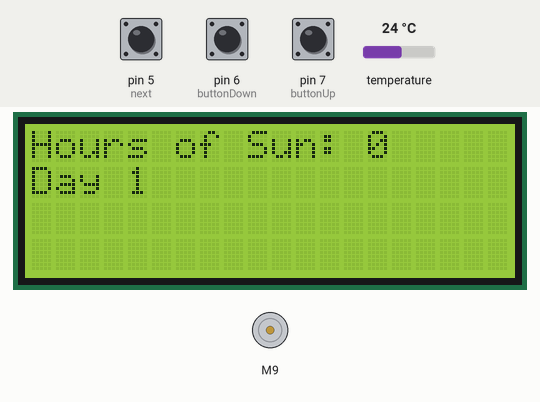
Recording of a sketch running on a simulated Arduino Uno, built with avr-gcc and run on an emulated ATmega328P. Parts: DC motor (green arrow = forward, orange = backward, longer = faster), 20×4 character LCD. The inputs (shaded band) are chosen by the test bench; at power-on: pin 5 (next) LOW, pin 6 (buttonDown) LOW, pin 7 (buttonUp) LOW, temperature 24 °C. The local clock reads 2024-03-15 10:24:30 at power-on unless the sketch sets it; what the sketch prints to the serial monitor is not drawn.

Above: at 17.3 s.
17.4 s: pin 5 (next) pulled HIGH for 1 s
At 19.5 s:
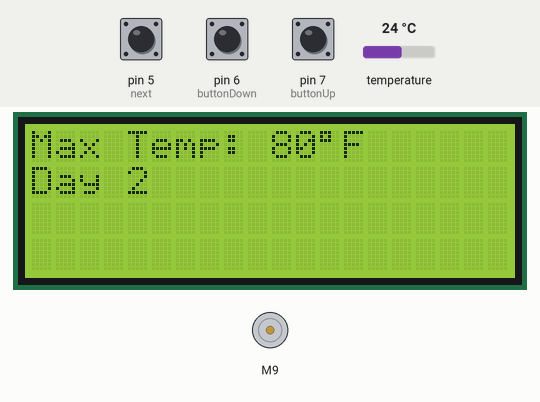
20.1 s: pin 6 (buttonDown) pulled HIGH for 3.2 s
At 24.5 s:
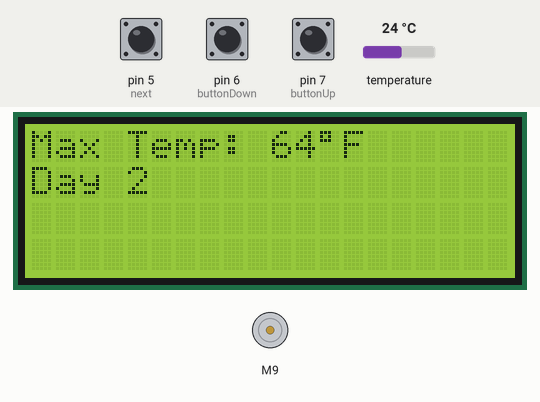
24.8 s: pin 5 (next) pulled HIGH for 0.15 s
At 26.3 s:
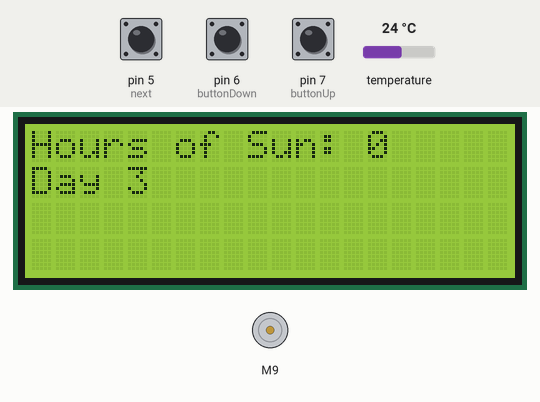
26.7 s: pin 7 (buttonUp) pulled HIGH for 0.15 s
At 28.1 s:
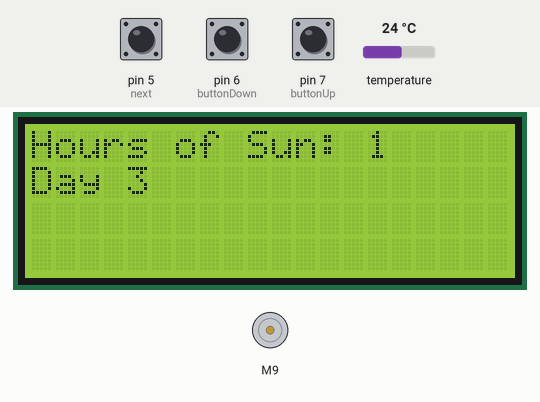
28.4 s: pin 6 (buttonDown) pulled HIGH for 1 s
At 28.7 s:
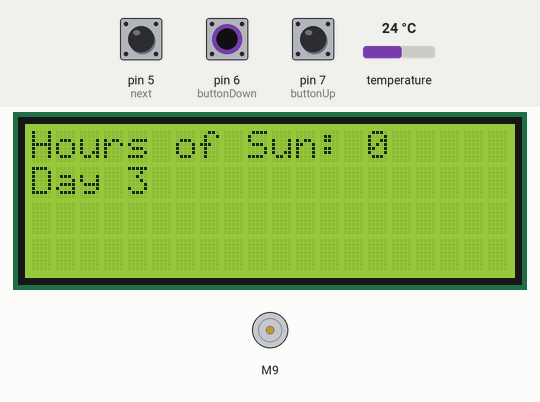
30.9 s: pin 7 (buttonUp) pulled HIGH for 3.2 s
At 32.63 s:
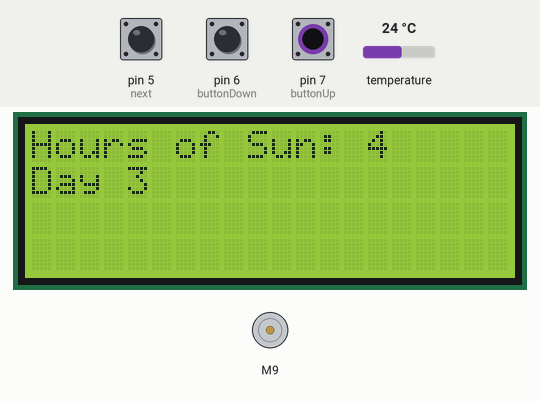
Timing chart, 0 to 34.1 s (numbered marks = the images above; inputs shaded):
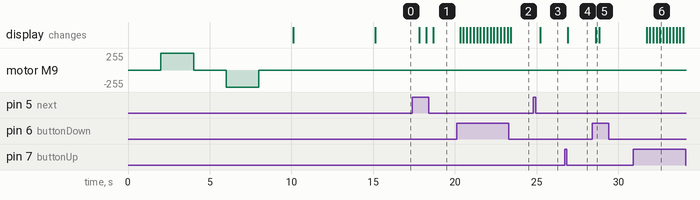

The sketch:

Integrated.ino
```cpp
#include <LiquidCrystal_I2C.h>
#include <Wire.h>
#include <Adafruit_MLX90614.h>
#include <RTClib.h>
#include <SparkFun_TB6612.h>

LiquidCrystal_I2C lcd(0x27, 20, 4); // Display
Adafruit_MLX90614 mlx = Adafruit_MLX90614(); // Temp
RTC_DS1307 rtc; // Clock

int sunExp = 0;
int maxTemp = 80;
int mode = 0;

int count = 0;
int sun[7];
int temps[7];

int buttonUp = 7;
int buttonDown = 6;
int next = 5;

#define AIN1 9
#define AIN2 10
#define PWMA 11
#define STBY 8

const int offsetA = 1;

Motor motor1 = Motor(AIN1, AIN2, PWMA, offsetA, STBY);

void setup() {
  // Begin Serial Monitor
  Serial.begin(9600);

  // Initalize Temperature Sensor
  mlx.begin();
  getTempTest(); // test

  // Initalize Clock Module
  Wire.begin();
  rtc.begin();
  rtc.adjust(DateTime(F(__DATE__), F(__TIME__))); // set current date + time
  getTime();

  // Initalize Motors
  motorTest();

  // ETC
  pinMode(buttonUp, INPUT);
  pinMode(buttonDown, INPUT);
  pinMode(next, INPUT);
  lcd.init();
  lcd.backlight();
  lcd.setCursor(0, 0);
  lcd.print("Welcome to");
  lcd.setCursor(0, 1);
  lcd.print("Climate Control!");
  delay(5000);
  lcd.clear();
  lcd.setCursor(0, 0);
  lcd.print("Hours of Sun: 0");
  lcd.setCursor(0, 1);
  lcd.print("Day 1");
  delay(1000);
}

void loop() {
  // Mode 0 - Hours of sun
  if (mode == 0) {
    lcd.setCursor(14, 0);
    if (digitalRead(buttonDown) == HIGH) {
      delay(200);
      sunExp--;
      lcd.print(sunExp);
      if (sunExp < 10) {
        lcd.setCursor(15, 0);
        lcd.print(" ");
      }
    }
    if (digitalRead(buttonUp) == HIGH) {
      delay(200);
      sunExp++;
      lcd.print(sunExp);
      if (sunExp < 10) {
        lcd.setCursor(15, 0);
        lcd.print(" ");
      }
    }
  }

  // Mode 1 - Temperature
  if (mode == 1) {
    lcd.setCursor(10, 0);
    lcd.print(maxTemp);
    if (digitalRead(buttonDown) == HIGH) {
      delay(200);
      maxTemp--;
      lcd.print(maxTemp);
      lcd.setCursor(12, 0);
      lcd.print((char)223);
      lcd.print("F");
    }
    if (digitalRead(buttonUp) == HIGH) {
      delay(200);
      maxTemp++;
      lcd.print(maxTemp);
      lcd.setCursor(12, 0);
      lcd.print((char)223);
      lcd.print("F");
    }
  }

  // Mode Change
  if (digitalRead(next) == HIGH) {
    delay(400);
    if (mode == 0) {
      sun[count] = sunExp;
      sunExp = 0;
      mode = 1;
      lcd.clear();
      lcd.setCursor(0, 0);
      lcd.print("Max Temp: ");
      lcd.setCursor(10, 0);
      lcd.setCursor(12, 0);
      lcd.print((char)223);
      lcd.print("F");
      lcd.setCursor(0, 1);
      lcd.print("Day " + String(count + 1));
    }
    else if (mode == 1) {
      temps[count] = maxTemp;
      maxTemp = 80;
      count++;
      //Serial.println(count);
      mode = 0;
      lcd.clear();
      lcd.setCursor(0, 0);
      lcd.print("Hours of Sun: 0");
      lcd.setCursor(0, 1);
      lcd.print("Day " + String(count + 1));
    }
  }
  // Print
  if (count == (sizeof(sun) / sizeof(sun[0]))) {
    for (int i = 0; i < (sizeof(sun) / sizeof(sun[0])); i++) {
      Serial.print("Day " + String(i + 1) + ": Sun Exposure - ");
      Serial.print(sun[i]);
      Serial.print(" hrs");
      Serial.print(", Max Temp - ");
      Serial.print(temps[i]);
      Serial.print("˚F");
      Serial.println();
    }
    count++;
    lcd.clear();
    lcd.setCursor(0, 0);
    lcd.print("Data set!");
    mode = 2;
  }
  if (count > (sizeof(sun) / sizeof(sun[0]))) {
    int dayNum = 0;
    int state = 0;
    DateTime now = rtc.now();
    int currentDay = now.day();
    float timeSun = 0;

    while (dayNum < (sizeof(sun) / sizeof(sun[0]))) {
      // Check Temperature
      if (getTemp() > temps[dayNum]) {
        if (state == 0) {
          Serial.println("Too hot - closing");
        }
        else if (state == 1) {
          Serial.println("Too hot - keeping closed");
        }
      }
      if (timeSun >= sun[dayNum]) {
        if (state == 0) {
          Serial.println("Sun time reached - closing");
        }
        else if (state == 1) {
          Serial.println("Sun time reached - keeping closed");
        }
      }
      // Temperature Checks, Shade Open, Sun Limit Not Reached - Leave Open
      else if (getTemp() < temps[dayNum] && state == 0 && timeSun < sun[dayNum]) {
        Serial.println("Temp Checks, Max Sun Not Reached - leaving open");
        timeSun += 0.2;
      }
      // Temperature Checks, Shade Open, Sun Limit Reached
      else if (getTemp() < temps[dayNum] && state == 0 && timeSun >= sun[dayNum]) {
        Serial.println("Temp Checks, Max Sun Reached - closing");
      }
      // Temperature Checks, Shade Closed, Sun Limit Not Reached
      else if (getTemp() < temps[dayNum] && state == 0 && timeSun >= sun[dayNum]) {
        Serial.println("Temp Checks, Max Sun NOT Reached - opening");
        timeSun += 0.2;
      }
      Serial.println(timeSun);
      delay(5000);
    }
  }
}

void getTempTest() {
  Serial.print("Ambient Temperature: ");
  Serial.println(String(mlx.readAmbientTempF()) + " ˚F");
  delay(1000);
}

float getTemp() {
  return (mlx.readAmbientTempF());
}

float toHours(int hrs, int mins) {
  float n = hrs + (mins / 60.0);
  return n;
}

void getTime() {
  Serial.println("\nTime Test:");
  DateTime now = rtc.now();
  Serial.print(now.month());
  Serial.print(" / ");
  Serial.print(now.day());
  Serial.print(" / ");
  Serial.println(now.year());
  Serial.print(now.hour());
  Serial.print(":");
  Serial.print(now.minute());
  Serial.print(":");
  Serial.println(now.second());
  delay(1000);
}

void motorTest() {
  Serial.print("\nMotor Test: ");
  Serial.print("Forward");
  motor1.drive(255, 1000);
  delay(1000);
  motor1.drive(0, 1000);
  delay(1000);
  Serial.print(", Backward");
  motor1.drive(-255, 1000);
  delay(1000);
  motor1.drive(0, 1000);
  delay(1000);
  Serial.println("\n");
}
```

Measured:
- after the input at 17.4 s, the display: first changes after 0.42 s (image 1 shows a later state)
- after the input at 20.1 s, the display: first changes after 0.21 s (image 2 shows a later state)
- after the input at 24.8 s, the display: changes after 0.42 s (image 3)
- after the input at 26.7 s, the display: changes after 0.20 s (image 4)
- after the input at 28.4 s, the display: changes after 0.20 s (image 5)
- after the input at 30.9 s, the display: first changes after 0.82 s (image 6 shows a later state)
